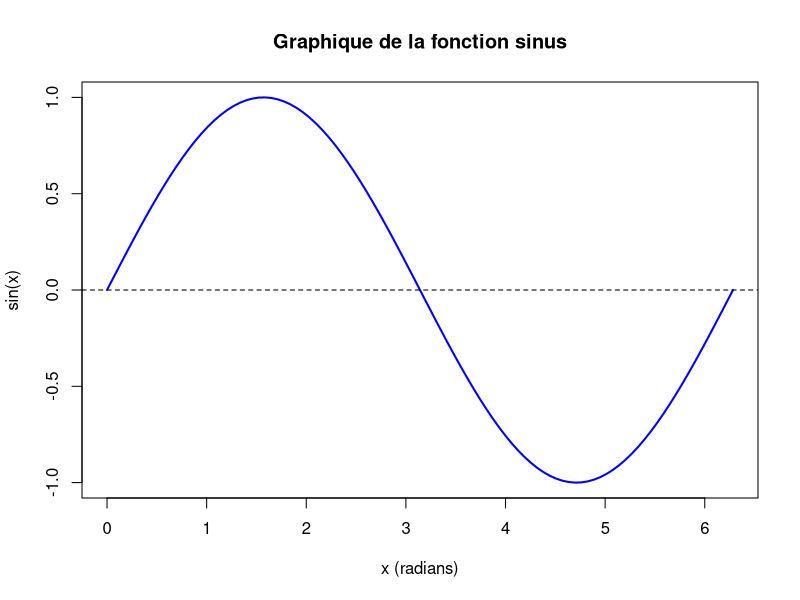
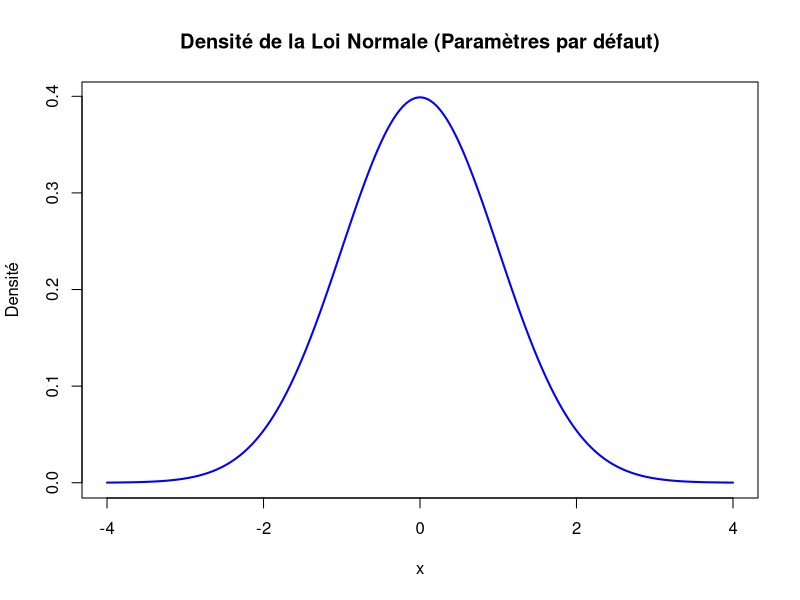
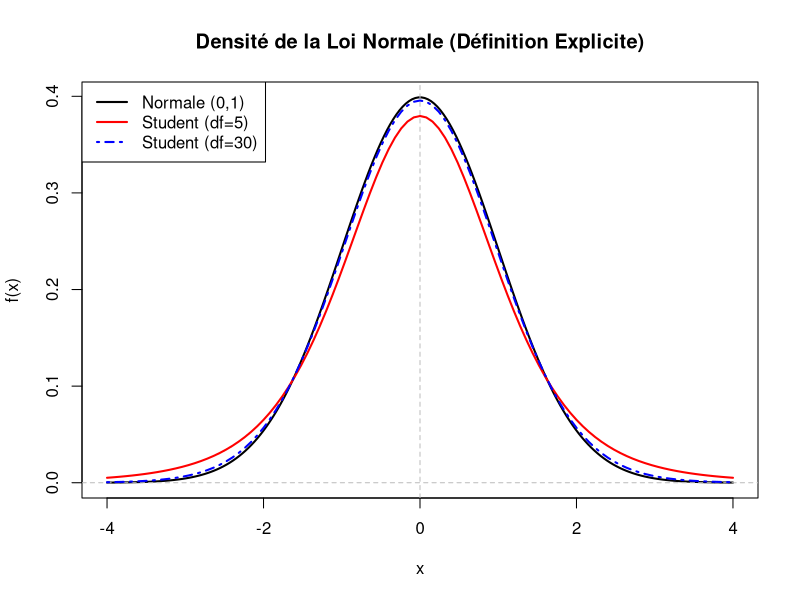
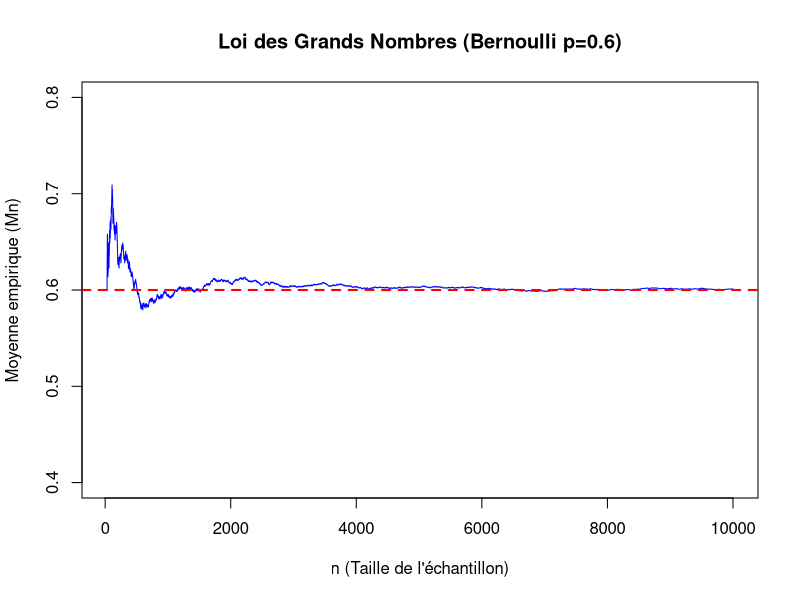
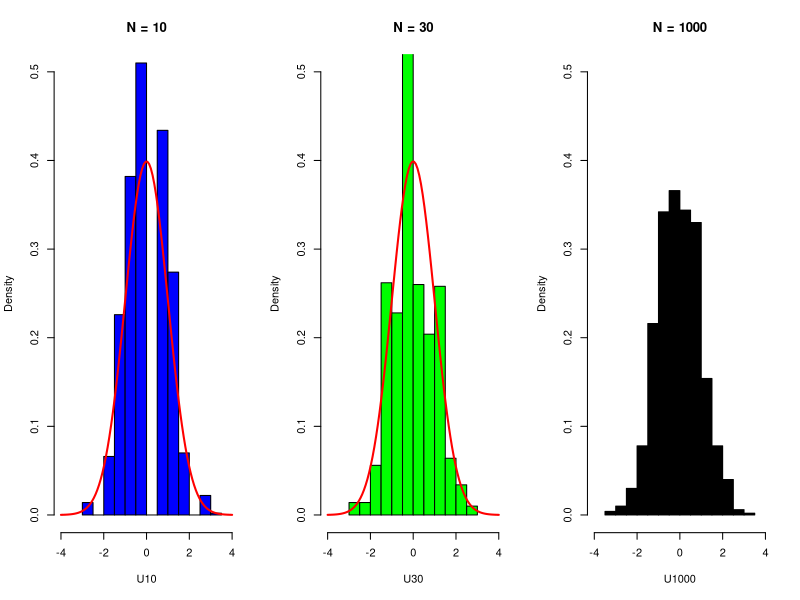

R code for these plots, in order:
#Cocu Ethan
#TP1
#Exercice 1
#1. Tracer la fonction sinus entre 0 et 2pi (utiliser pi)
# Ajouter au graphique le titre suivant: Graphique de la fonction sinus (utiliser la commande title())

#  Visualisation d'une fonction trigonométrique continue sur un cycle complet.
x <- seq(0, 2 * pi, length.out = 100)
y = sin(x)
plot(x, y, 
     type = "l",
     col = "blue",          
     lwd = 2,
     xlab = "x (radians)", 
     ylab = "sin(x)")     

title(main = "Graphique de la fonction sinus")
abline(h = 0, lty = 2, col = "black")

#exercice 2:
#1)tracer la courbe de la densité de loi normale centré réduite entre -4 et 4 (utiliser la fonction dnorm)

# Comparaison de la loi Normale (Gauss) avec la loi de Student.
# Illustre comment la loi de Student converge vers la Normale quand les degrés de liberté augmentent.
x <- seq(-4, 4, length.out = 200)
y_auto <- dnorm(x)
plot(x, y_auto, 
     type = "l", 
     lwd = 2, 
     col = "blue",
     main = "Densité de la Loi Normale (Paramètres par défaut)",
     xlab = "x", 
     ylab = "Densité")

#2) reprendre la question précédente en définnissaant explicitement la densité demandé

y_explicite <- dnorm(x, mean = 0, sd = 1)

plot(x, y_explicite, 
     type = "l", 
     lwd = 2, 
     col = "black",
     main = "Densité de la Loi Normale (Définition Explicite)",
     xlab = "x", 
     ylab = "f(x)")

#3)Ajouter au graphique la droite d'équation x=0 et la dorite d'équation y = 0

abline(v = 0, col = "gray", lty = 2)
abline(h = 0, col = "gray", lty = 2)

#4) tracer sur le même graphique les densité des lois de student à 5 et 30 degrès de liberté (utiliser la fonction curve (), la fonction dt(), une couleur différente pour chaque courbe)

curve(dt(x, df = 5), add = TRUE, col = "red", lwd = 2)
curve(dt(x, df = 30), add = TRUE, col = "blue", lwd = 2, lty = 4)

#5) ajouter une légende en haut à gauche pour préciser chaque distribution

legend("topleft", 
       legend = c("Normale (0,1)", "Student (df=5)", "Student (df=30)"),
       col = c("black", "red", "blue"), 
       lty = c(1, 1, 4), 
       lwd = 2)



#Exercice 3

set.seed(1234) 
#1) générer un échantillon (X1, ...., X10000) de taille 10000 selon une loi de Bernoulli de paramètre p = 0.6(utiliser la fonction rbinom()

# Illustration de la Loi des Grands Nombres (LGN).
# Démontre que la moyenne empirique se stabilise vers l'espérance théorique (0.6) avec n grand.
p <- 0.6
taille <- 10000
X <- rbinom(n = taille, size = 1, prob = p)

#2) calculer les moyennes successives Mn := Sn/n, n = 1,...,10000 où Sn := somme des Xi  pour i =1 
Sn <- cumsum(X)
nr <- 1:taille
Mn <- Sn / nr

#3) Tracer Mn pour n = 30,31,32,.....10000
n_zoom <- 30:taille
Mn_zoom <- Mn[n_zoom]

plot(n_zoom, Mn_zoom, 
     type = "l", 
     col = "blue",
     main = "Loi des Grands Nombres (Bernoulli p=0.6)",
     xlab = "n (Taille de l'échantillon)",
     ylab = "Moyenne empirique (Mn)",
     ylim = c(0.4, 0.8))

#ajouter la droite d'équation y = 0.6
abline(h = 0.6, col = "red", lwd = 2, lty = 2)



#Exercice 4
#1)Soient x1,...,xn des variables aléatoires i.i.d suivant une loi de bernoulli de paramètre p. Rappeler la loi suivie par S := x1,...xn,. Donner son espérance et son écart-type

# Illustration du Théorème Central Limite (TCL).
# Montre que la somme centrée réduite de variables discrètes tend vers une loi Normale continue.

# La somme S de n variables de Bernoulli i.i.d. de paramètre p suit une loi Binomiale B(n, p).
# L'espérance est : E(S) = n * p
# L'écart-type est : sigma(S) = racine_carrée(n * p * (1 - p))

#2)On fixe N=10 et p = 0.5. Générer, grâce a la fonction rbinom(), n = 1000 réalisation i.i.d.S1,S2,...S1000 de S. Ranger dans un vecteur U10 les quantité (si-np)/ racine(np(1-p)), i = 1....1000. Faire de même avec N =30 et N = 1000 pour obtenir deux nouveaux vecteurs U30 et U1000;

p <- 0.5
n_simu <- 1000

# Pour N = 10
N10 <- 10
S10 <- rbinom(n = n_simu, size = N10, prob = p)
U10 <- (S10 - N10 * p) / sqrt(N10 * p * (1 - p))

# Pour N = 30
N30 <- 30
S30 <- rbinom(n = n_simu, size = N30, prob = p)
U30 <- (S30 - N30 * p) / sqrt(N30 * p * (1 - p))

# Pour N = 1000
N1000 <- 1000
S1000 <- rbinom(n = n_simu, size = N1000, prob = p)
U1000 <- (S1000 - N1000 * p) / sqrt(N1000 * p * (1 - p))


#3) Représenter sur un même fenetre (utiliser par(mfrow =)), les histogrammes de U10, U30et U1000 en superposant à chaque fois la densité de la loi normale centrée réduite(dnorm()), entre -4 et 4

par(mfrow = c(1, 3))

# Préparation de la courbe normale pour la superposition
x_axe <- seq(-4, 4, length.out = 100)
y_norm <- dnorm(x_axe, mean = 0, sd = 1)

# Histogramme pour N = 10
hist(U10, probability = TRUE, main = "N = 10", xlab = "U10", col = "blue", xlim = c(-4,4), ylim = c(0, 0.5))
lines(x_axe, y_norm, col = "red", lwd = 2)

# Histogramme pour N = 30
hist(U30, probability = TRUE, main = "N = 30", xlab = "U30", col = "green", xlim = c(-4,4), ylim = c(0, 0.5))
lines(x_axe, y_norm, col = "red", lwd = 2)

# Histogramme pour N = 1000
hist(U1000, probability = TRUE, main = "N = 1000", xlab = "U1000", col = "black", xlim = c(-4,4), ylim = c(0, 0.5))
lines
